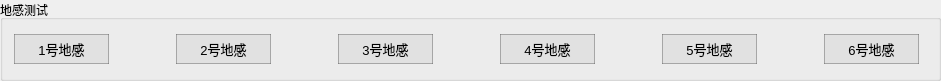
       <widget class="QGroupBox" name="groupBox_30">
        <property name="geometry">
         <rect>
          <x>320</x>
          <y>0</y>
          <width>941</width>
          <height>81</height>
         </rect>
        </property>
        <property name="title">
         <string>地感测试</string>
        </property>
        <layout class="QGridLayout" name="gridLayout_29">
         <property name="rightMargin">
          <number>19</number>
         </property>
         <item row="1" column="0">
          <layout class="QHBoxLayout" name="horizontalLayout_153">
           <item>
            <layout class="QHBoxLayout" name="horizontalLayout_154"/>
           </item>
           <item>
            <widget class="QPushButton" name="button_trigger1_B">
             <property name="minimumSize">
              <size>
               <width>95</width>
               <height>30</height>
              </size>
             </property>
             <property name="font">
              <font>
               <pointsize>10</pointsize>
              </font>
             </property>
             <property name="styleSheet">
              <string notr="true">QPushButton{
	border-style:solid;
	border-width:1px;
	color: rgb(0, 0, 0);
	background-color: rgba(225, 225, 225);
	border-color:rgba(100, 100, 100, 120);
}

QPushButton:hover{
	color:rgba(0,0,0,200);
	background-color:rgb(240, 248, 248);
	border-color: rgb(0, 150, 250);
}

QPushButton:pressed{
	border-style:inset;
	color:rgba(0,0,0,150);
	background-color: rgba(225, 225, 225);
	border-color: rgba(0, 163, 245);
}</string>
             </property>
             <property name="text">
              <string>1号地感</string>
             </property>
            </widget>
           </item>
           <item>
            <spacer name="horizontalSpacer_66">
             <property name="orientation">
              <enum>Qt::Horizontal</enum>
             </property>
             <property name="sizeHint" stdset="0">
              <size>
               <width>40</width>
               <height>20</height>
              </size>
             </property>
            </spacer>
           </item>
           <item>
            <layout class="QVBoxLayout" name="verticalLayout_33">
             <item>
              <widget class="QPushButton" name="button_trigger2_B">
               <property name="minimumSize">
                <size>
                 <width>95</width>
                 <height>30</height>
                </size>
               </property>
               <property name="font">
                <font>
                 <pointsize>10</pointsize>
                </font>
               </property>
               <property name="styleSheet">
                <string notr="true">QPushButton{
	border-style:solid;
	border-width:1px;
	color: rgb(0, 0, 0);
	background-color: rgba(225, 225, 225);
	border-color:rgba(100, 100, 100, 120);
}

QPushButton:hover{
	color:rgba(0,0,0,200);
	background-color:rgb(240, 248, 248);
	border-color: rgb(0, 150, 250);
}

QPushButton:pressed{
	border-style:inset;
	color:rgba(0,0,0,150);
	background-color: rgba(225, 225, 225);
	border-color: rgba(0, 163, 245);
}</string>
               </property>
               <property name="text">
                <string>2号地感</string>
               </property>
              </widget>
             </item>
            </layout>
           </item>
           <item>
            <spacer name="horizontalSpacer_69">
             <property name="orientation">
              <enum>Qt::Horizontal</enum>
             </property>
             <property name="sizeHint" stdset="0">
              <size>
               <width>40</width>
               <height>20</height>
              </size>
             </property>
            </spacer>
           </item>
           <item>
            <layout class="QVBoxLayout" name="verticalLayout_34">
             <item>
              <widget class="QPushButton" name="button_trigger3_B">
               <property name="minimumSize">
                <size>
                 <width>95</width>
                 <height>30</height>
                </size>
               </property>
               <property name="font">
                <font>
                 <pointsize>10</pointsize>
                </font>
               </property>
               <property name="styleSheet">
                <string notr="true">QPushButton{
	border-style:solid;
	border-width:1px;
	color: rgb(0, 0, 0);
	background-color: rgba(225, 225, 225);
	border-color:rgba(100, 100, 100, 120);
}

QPushButton:hover{
	color:rgba(0,0,0,200);
	background-color:rgb(240, 248, 248);
	border-color: rgb(0, 150, 250);
}

QPushButton:pressed{
	border-style:inset;
	color:rgba(0,0,0,150);
	background-color: rgba(225, 225, 225);
	border-color: rgba(0, 163, 245);
}</string>
               </property>
               <property name="text">
                <string>3号地感</string>
               </property>
              </widget>
             </item>
            </layout>
           </item>
           <item>
            <spacer name="horizontalSpacer_72">
             <property name="orientation">
              <enum>Qt::Horizontal</enum>
             </property>
             <property name="sizeHint" stdset="0">
              <size>
               <width>40</width>
               <height>20</height>
              </size>
             </property>
            </spacer>
           </item>
           <item>
            <layout class="QVBoxLayout" name="verticalLayout_35">
             <item>
              <widget class="QPushButton" name="button_trigger4_B">
               <property name="minimumSize">
                <size>
                 <width>95</width>
                 <height>30</height>
                </size>
               </property>
               <property name="font">
                <font>
                 <pointsize>10</pointsize>
                </font>
               </property>
               <property name="styleSheet">
                <string notr="true">QPushButton{
	border-style:solid;
	border-width:1px;
	color: rgb(0, 0, 0);
	background-color: rgba(225, 225, 225);
	border-color:rgba(100, 100, 100, 120);
}

QPushButton:hover{
	color:rgba(0,0,0,200);
	background-color:rgb(240, 248, 248);
	border-color: rgb(0, 150, 250);
}

QPushButton:pressed{
	border-style:inset;
	color:rgba(0,0,0,150);
	background-color: rgba(225, 225, 225);
	border-color: rgba(0, 163, 245);
}</string>
               </property>
               <property name="text">
                <string>4号地感</string>
               </property>
              </widget>
             </item>
            </layout>
           </item>
           <item>
            <spacer name="horizontalSpacer_78">
             <property name="orientation">
              <enum>Qt::Horizontal</enum>
             </property>
             <property name="sizeHint" stdset="0">
              <size>
               <width>40</width>
               <height>20</height>
              </size>
             </property>
            </spacer>
           </item>
           <item>
            <layout class="QVBoxLayout" name="verticalLayout_36">
             <item>
              <widget class="QPushButton" name="button_trigger5_B">
               <property name="minimumSize">
                <size>
                 <width>95</width>
                 <height>30</height>
                </size>
               </property>
               <property name="font">
                <font>
                 <pointsize>10</pointsize>
                </font>
               </property>
               <property name="styleSheet">
                <string notr="true">QPushButton{
	border-style:solid;
	border-width:1px;
	color: rgb(0, 0, 0);
	background-color: rgba(225, 225, 225);
	border-color:rgba(100, 100, 100, 120);
}

QPushButton:hover{
	color:rgba(0,0,0,200);
	background-color:rgb(240, 248, 248);
	border-color: rgb(0, 150, 250);
}

QPushButton:pressed{
	border-style:inset;
	color:rgba(0,0,0,150);
	background-color: rgba(225, 225, 225);
	border-color: rgba(0, 163, 245);
}</string>
               </property>
               <property name="text">
                <string>5号地感</string>
               </property>
              </widget>
             </item>
            </layout>
           </item>
           <item>
            <spacer name="horizontalSpacer_79">
             <property name="orientation">
              <enum>Qt::Horizontal</enum>
             </property>
             <property name="sizeHint" stdset="0">
              <size>
               <width>40</width>
               <height>20</height>
              </size>
             </property>
            </spacer>
           </item>
           <item>
            <layout class="QVBoxLayout" name="verticalLayout_37">
             <item>
              <widget class="QPushButton" name="button_trigger6_B">
               <property name="minimumSize">
                <size>
                 <width>95</width>
                 <height>30</height>
                </size>
               </property>
               <property name="font">
                <font>
                 <pointsize>10</pointsize>
                </font>
               </property>
               <property name="styleSheet">
                <string notr="true">QPushButton{
	border-style:solid;
	border-width:1px;
	color: rgb(0, 0, 0);
	background-color: rgba(225, 225, 225);
	border-color:rgba(100, 100, 100, 120);
}

QPushButton:hover{
	color:rgba(0,0,0,200);
	background-color:rgb(240, 248, 248);
	border-color: rgb(0, 150, 250);
}

QPushButton:pressed{
	border-style:inset;
	color:rgba(0,0,0,150);
	background-color: rgba(225, 225, 225);
	border-color: rgba(0, 163, 245);
}</string>
               </property>
               <property name="text">
                <string>6号地感</string>
               </property>
              </widget>
             </item>
            </layout>
           </item>
          </layout>
         </item>
        </layout>
       </widget>
